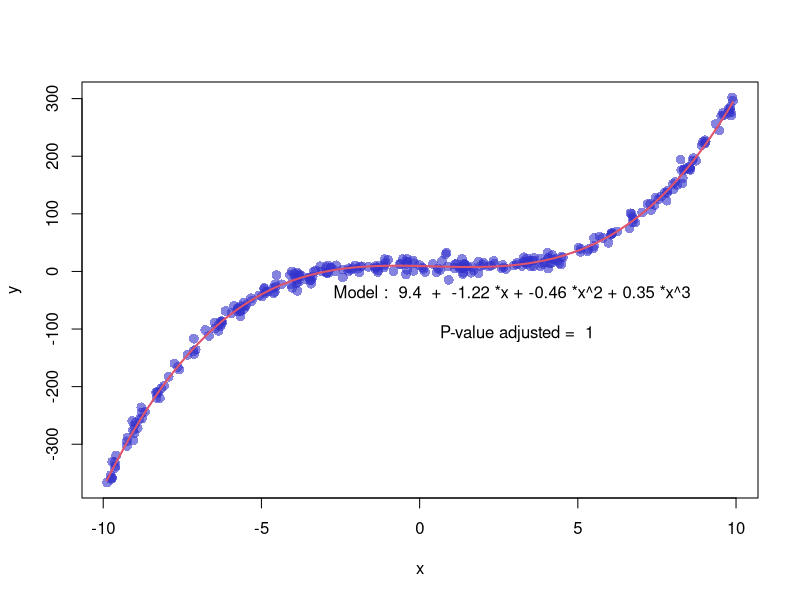

Write the R code that produced this figure.
library(stats)

x <- runif(300,  min=-10, max=10)
y <- 0.35*x^3 - 0.45 * x^2 - x + 10 + rnorm(length(x),0,8)

#Here is a silly comment

# plot of x and y :
plot(x,y,col=rgb(0.2,0.2,0.8,0.6),pch=16 , cex=1.3)

# Can we find a polynome that fit this function ?
model <- lm(y ~ x + I(x^2) + I(x^3))

# I can get the features of this model :
#summary(model)
#model$coefficients
#summary(model)$adj.r.squared

# For each value of x, I can get the value of y estimated by the model, and add it to the current plot !
myPredict <- predict( model )
ix <- sort(x,index.return=T)$ix
lines(x[ix], myPredict[ix], col=2, lwd=2 )

# I add the features of the model to the plot
coeff <- round(model$coefficients , 2)
text(3, -70 , paste("Model : ",coeff[1] , " + " , coeff[2] , "*x"  , "+" , coeff[3] , "*x^2" , "+" , coeff[4] , "*x^3" , "\n\n" , "P-value adjusted = ",round(summary(model)$adj.r.squared,2)))

print("hello world")
